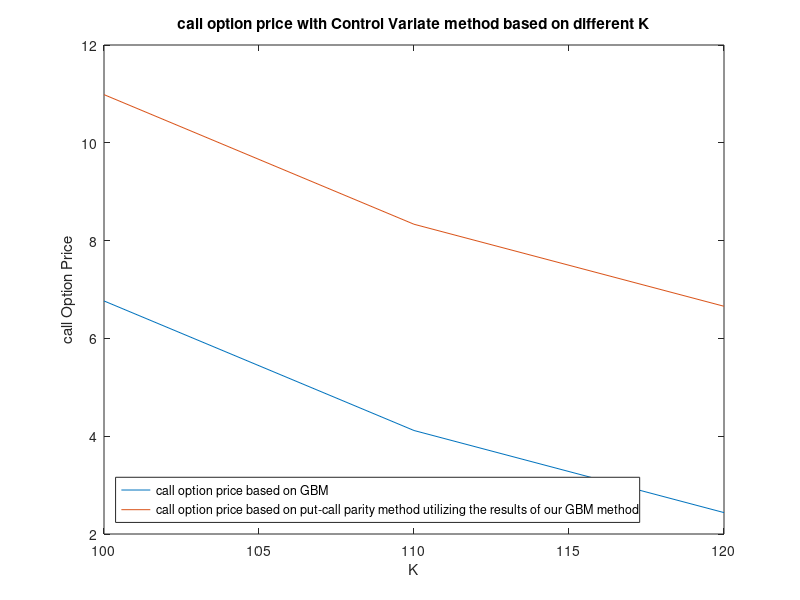

The MATLAB script that drew this image:
rng(10);
clc;
clear;

C=[6.76613264
4.11658853
2.43784157



];
t=[100
110
120


];
C_mat=[10.98525432
8.33440709
6.65722362



];


figure

plot(t,C);
title('call option price with Control Variate method based on different K')
xlabel('K')
hold on;
plot(t,C_mat);
het1=legend('call option price based on GBM','call option price based on put-call parity method utilizing the results of our GBM method')
set(het1,'Location','SouthWest') 
ylabel('call Option Price')
